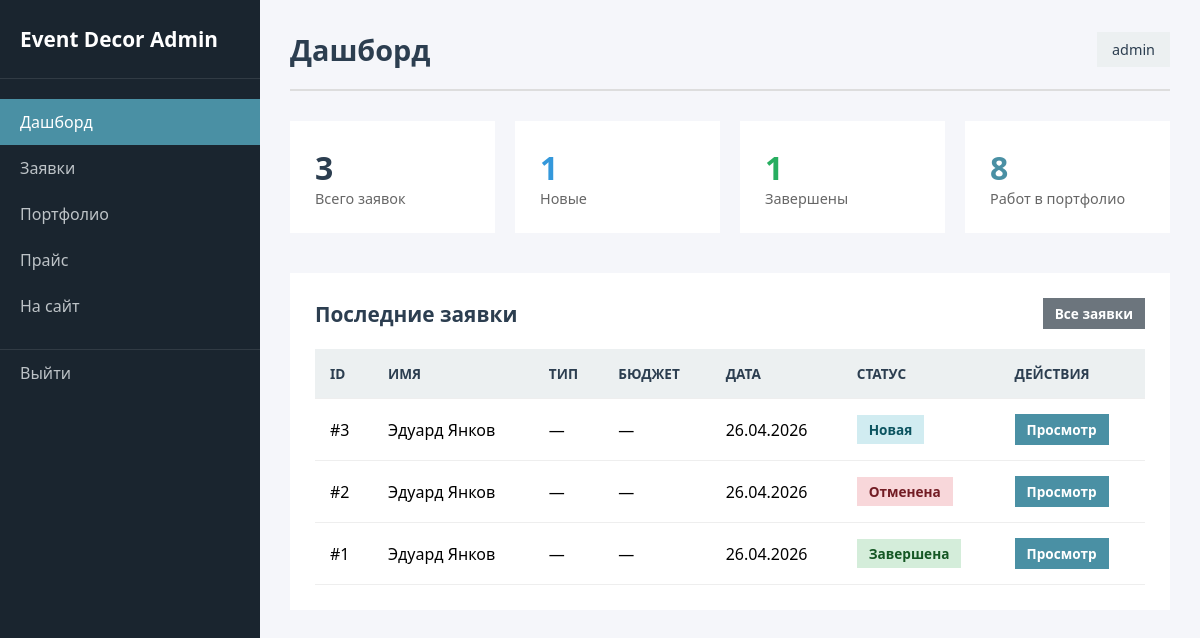
Before: /admin (signed in) with the older database file.
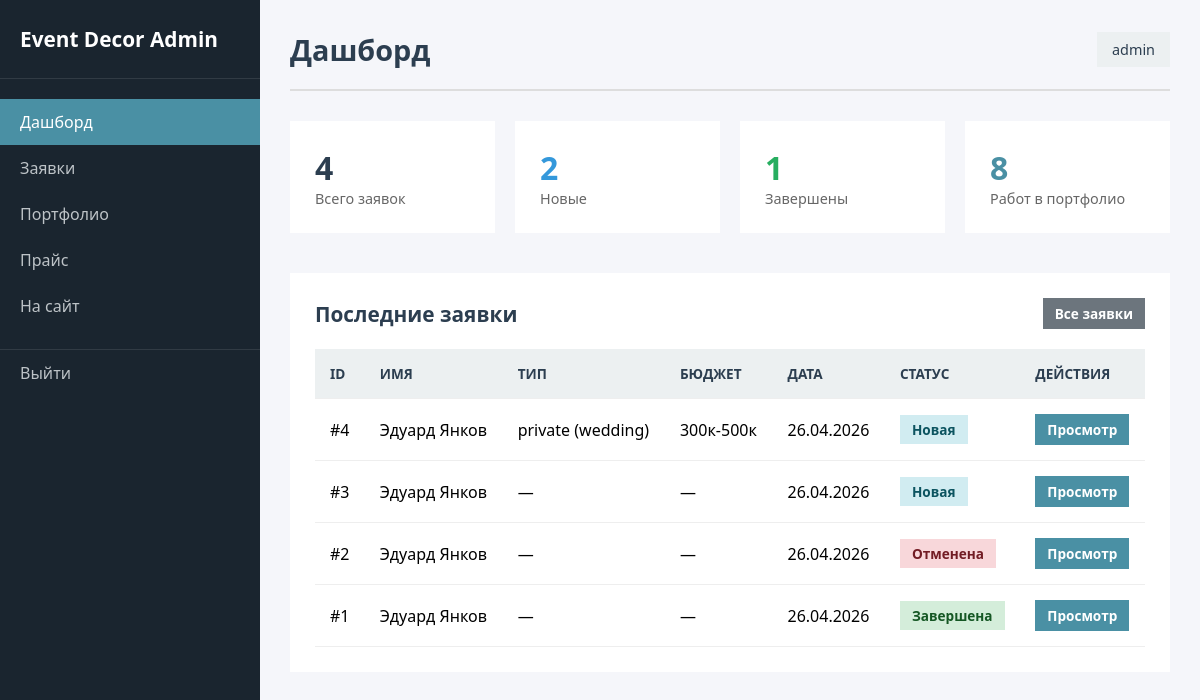
After: the same page with the newer database file.
### app.py (models this page shows)
class Order(db.Model):
    id = db.Column(db.Integer, primary_key=True)
    name = db.Column(db.String(100), nullable=False)
    phone = db.Column(db.String(20), nullable=False)
    email = db.Column(db.String(100), default='')
    event_date = db.Column(db.String(50))
    event_type = db.Column(db.String(50))
    sub_type = db.Column(db.String(50))
    budget = db.Column(db.String(50))
    message = db.Column(db.Text)
    status = db.Column(db.String(20), default='new')  # new, completed, cancelled
    created_at = db.Column(db.DateTime, default=datetime.utcnow)

### app.py (the view)
@app.route('/admin')
@login_required
def admin_dashboard():
    stats = {
        'total_orders': Order.query.count(),
        'new_orders': Order.query.filter_by(status='new').count(),
        'completed': Order.query.filter_by(status='completed').count(),
        'portfolio_items': PortfolioItem.query.count()
    }
    recent_orders = Order.query.order_by(Order.created_at.desc()).limit(5).all()
    return render_template('admin/dashboard.html', stats=stats, recent_orders=recent_orders)

### app.py (called while the page is built)
def login_required(f):
    @wraps(f)
    def decorated_function(*args, **kwargs):
        if 'logged_in' not in session:
            flash('Пожалуйста, войдите в систему', 'warning')
            return redirect(url_for('admin_login'))
        return f(*args, **kwargs)
    return decorated_function

### templates/admin/dashboard.html (shortened to what this page needs)
{% extends 'admin/base.html' %}
{% block page_title %}Дашборд{% endblock %}
{% block content %}
<div class="dashboard-stats">
    <div class="stat-card">
        <div class="stat-content">
            <span class="stat-number">{{ stats.total_orders }}</span>
            <span class="stat-label">Всего заявок</span>
        </div>
    </div>
    <div class="stat-card new">
        <div class="stat-content">
            <span class="stat-number">{{ stats.new_orders }}</span>
            <span class="stat-label">Новые</span>
        </div>
    </div>
    <div class="stat-card completed">
        <div class="stat-content">
            <span class="stat-number">{{ stats.completed }}</span>
            <span class="stat-label">Завершены</span>
        </div>
    </div>
    <div class="stat-card portfolio">
        <div class="stat-content">
            <span class="stat-number">{{ stats.portfolio_items }}</span>
            <span class="stat-label">Работ в портфолио</span>
        </div>
    </div>
</div>
<div class="dashboard-section">
    <div class="section-header">
        <h2>Последние заявки</h2>
        <a href="{{ url_for('admin_orders') }}" class="btn btn-secondary btn-sm">Все заявки</a>
    </div>
    <div class="table-container">
        <table class="admin-table">
            <thead>
                <tr>
                    <th>ID</th>
                    <th>Имя</th>
                    <th>Тип</th>
                    <th>Бюджет</th>
                    <th>Дата</th>
                    <th>Статус</th>
                    <th>Действия</th>
                </tr>
            </thead>
            <tbody>
                {% for order in recent_orders %}
                <tr>
                    <td>#{{ order.id }}</td>
                    <td>{{ order.name }}</td>
                    <td>{{ order.event_type or '—' }}{% if order.sub_type %} ({{ order.sub_type }}){% endif %}</td>
                    <td>{{ order.budget or '—' }}</td>
                    <td>{{ order.created_at.strftime('%d.%m.%Y') }}</td>
                    <td>
                        <span class="status-badge status-{{ order.status }}">
                            {% if order.status == 'new' %}Новая
                            {% elif order.status == 'completed' %}Завершена
                            {% elif order.status == 'cancelled' %}Отменена{% endif %}
                        </span>
                    </td>
                    <td>
                        <a href="{{ url_for('admin_order_detail', id=order.id) }}" class="btn btn-sm btn-primary">Просмотр</a>
                    </td>
                </tr>
                {% else %}
                <tr>
                    <td colspan="7" class="no-data">Заявок пока нет</td>
                </tr>
                {% endfor %}
            </tbody>
        </table>
    </div>
</div>
{% endblock %}

Changed rows visible on the page:
added Order: id "4", name "Эдуард Янков", event_type "private", sub_type "wedding", budget "300к-500к", created_at "26.04.2026", status "Новая"
Other visible differences:
{{ stats.total_orders }}: "3" → "4"
{{ stats.new_orders }}: "1" → "2"
